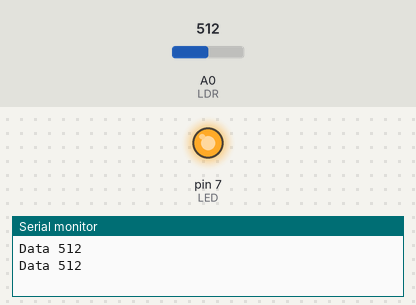
Recording of a sketch running on a simulated Arduino Uno, built with avr-gcc and run on an emulated ATmega328P. Parts: output pins drawn as LEDs (lit = HIGH), the last lines printed to the serial monitor. The test bench sets the inputs (shaded band); at power-on: A0 (LDR) = 512.

Above: at 1.8 s.
1.9 s: A0 (LDR) set to 53
3.4 s: A0 (LDR) set to 44
At 4.6 s:
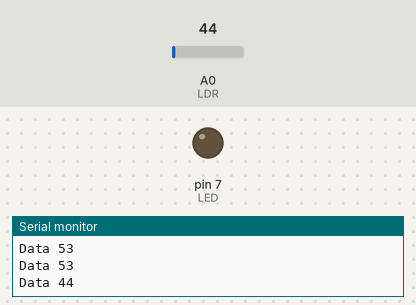
5.5 s: A0 (LDR) set to 60
At 7.2 s:
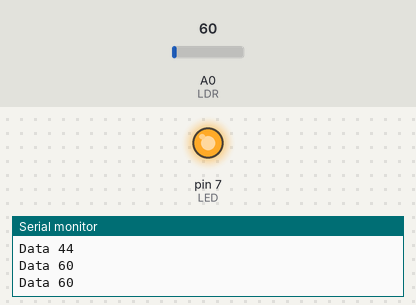
7.5 s: A0 (LDR) set to 40
At 8.9 s:
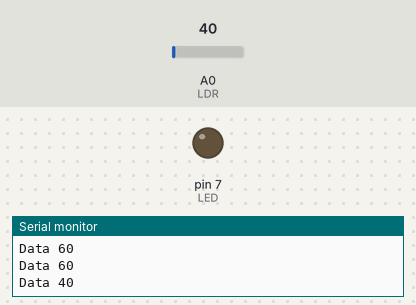
Timing chart, 0 to 10.5 s (numbered marks = the images above; inputs shaded):
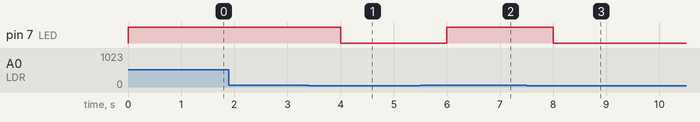

The sketch:

LDR_Brightness.ino
```cpp
int LDR=A0;
int LED=7;
void setup()
{
  Serial.begin(9600);
  pinMode(LDR, INPUT);
  pinMode(LED, OUTPUT);
}

void loop()
{
  int data=analogRead(LDR);
  Serial.print("Data ");
  Serial.println(data);
  if(data<50)
  {
    digitalWrite(LED,LOW);
  }
  else
  {
    digitalWrite(LED,HIGH);
  }
  delay(1000);
}
```

Measured:
- the behaviour switches between 50 and 49 on A0 (LDR) (found by bisection; images 0 and 1)
- after the input at 3.4 s, pin 7 (LED): HIGH → LOW after 0.60 s
- after the input at 5.5 s, pin 7 (LED): LOW → HIGH after 0.50 s
- after the input at 7.5 s, pin 7 (LED): HIGH → LOW after 0.50 s
